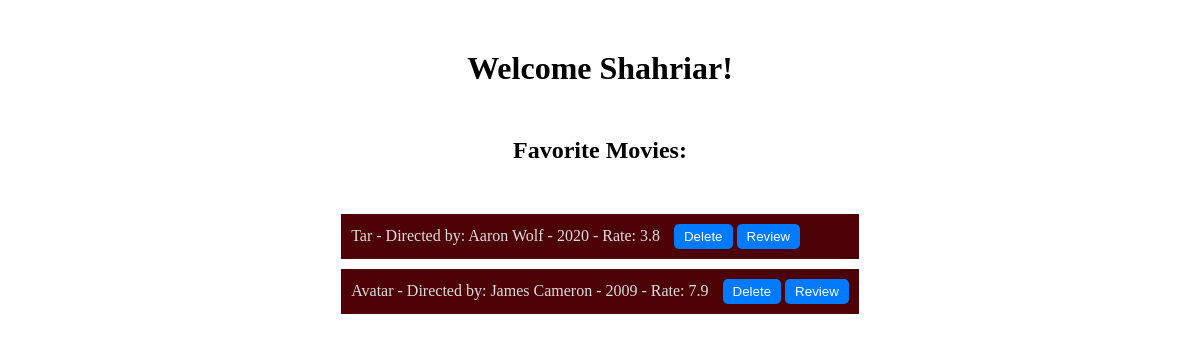
Page /users/1 on the committed database.
### data_management/SQL_Data_Models.py (models this page shows, shortened)
class User(db.Model):
    __tablename__ = 'users'
    id = Column(Integer, primary_key=True, autoincrement=True)
    name = Column(String, nullable=False)
    email = Column(String, nullable=False)
    password = Column(String, nullable=False)

class UserMovies(db.Model):
    __tablename__ = 'favorite_movies'
    id = Column(Integer, primary_key=True, autoincrement=True)
    user_id = Column(Integer, ForeignKey('users.id'), nullable=False)
    movie_id = Column(Integer, ForeignKey('movies.movie_id'), nullable=False)
    note = Column(String, nullable=False)

class Movies(db.Model):
    __tablename__ = 'movies'
    movie_id = Column(Integer, primary_key=True, autoincrement=True)
    title = Column(String, nullable=False)
    year = Column(Integer, nullable=False)
    rating = Column(Float, nullable=False)
    genre = Column(String, nullable=False)
    director = Column(String, nullable=False)
    writer = Column(String, nullable=False)
    actors = Column(String, nullable=False)
    plot = Column(String, nullable=False)
    language = Column(String, nullable=False)
    country = Column(String, nullable=False)
    poster = Column(String, nullable=False)
    _type = Column(String, nullable=False)

### app.py (the view, shortened to what this page needs)
@app.route('/users/<user_id>')
def my_movies(user_id):
    try:
        users = data_manager.get_all_users()
        movies, user = data_manager.get_user_movies(user_id)
        return render_template('movies.html', movies=movies,
                               user_name=user.name,
                               id=user_id)
    except Exception as error:
        return render_template('error.html', error_message=str(error))

### data_management/SQLDataManager.py (called while the page is built)
    def get_all_users(self):
        users = User.query.all()
        return users

    def get_user_movies(self, user_id):
        user_favorite_movies = db.session.query(UserMovies, Movies). \
            join(Movies, UserMovies.movie_id == Movies.movie_id). \
            filter(UserMovies.user_id == user_id).all()
        user = User.query.filter_by(id=user_id).first()
        return user_favorite_movies, user

### templates/movies.html (shortened to what this page needs)
<!DOCTYPE html>
<html lang="en">
<head>
</head>
<body>
    <div>
        <h1>Welcome {{ user_name }}!</h1>
        <h2>Favorite Movies:</h2>
        <ul>
          {% if movies is mapping %}
            {% for movieID, movieInfo in movies.items() %}
                <li class="movie-item">
                    {{ movieInfo["name"] }} - Directed by: {{ movieInfo["director"] }} -
                    {{ movieInfo["year"] }} - Rate: {{ movieInfo["rating"] }}
                    <form action="/users/{{ user_id }}/delete_movie/{{ movieID }}" method="post">
                      <button type="submit">Delete</button>
                    </form>
                </li>
            {% endfor %}
          {% elif users is iterable and users is not string %}
            {% for user_movie, movie in movies %}
            <li class="movie-item">
                {{ movie.title }} - Directed by: {{ movie.director }} -
                {{ movie.year }} - Rate: {{ movie.rating }}
                <form action="/users/{{ user_movie.user_id }}/delete_movie/{{ user_movie.movie_id }}" method="post">
                  <button type="submit">Delete</button>
                </form>
                <a href="/users/{{ user_movie.user_id }}/add_review/{{ user_movie.movie_id }}"><button>Review</button></a>
            </li>
            {% endfor %}
          {% endif %}
        </ul>
    </div>
</body>
</html>

### templates/movies.html (style rules this page uses)
* { margin: 0; padding: 0; box-sizing: border-box; }
body { display: flex; justify-content: center; align-items: flex-start; min-height: 100vh; position: relative; }
body::before { content: ""; position: absolute; top: 0; left: 0; width: 100%; height: 100%; background: url('../static/images/red-chairs.jpg') no-repeat center center fixed; background-size: cover; opacity: 0.2; z-index: -1; }
h1 { text-align: center; color: #000; margin-bottom: 20px; margin-top: 50px; }
h2 { text-align: center; color: #000; margin-top: 50px; margin-bottom: 10px; }
ul { list-style: none; padding: 0; margin-top: 50px; width: 100%; }
li.movie-item { background-color: rgb(77, 2, 6); color: #ddd; margin-bottom: 10px; margin-left: 30px; margin-right: 30px; padding: 10px; }
form { display: inline-block; margin-left: 10px; }
button { background-color: #007bff; color: #fff; border: none; padding: 5px 10px; border-radius: 5px; cursor: pointer; }

### rows in the picture
User: name "Shahriar"
UserMovies: title "Tar", director "Aaron Wolf", year "2020", rating "3.8"
UserMovies: title "Avatar", director "James Cameron", year "2009", rating "7.9"
